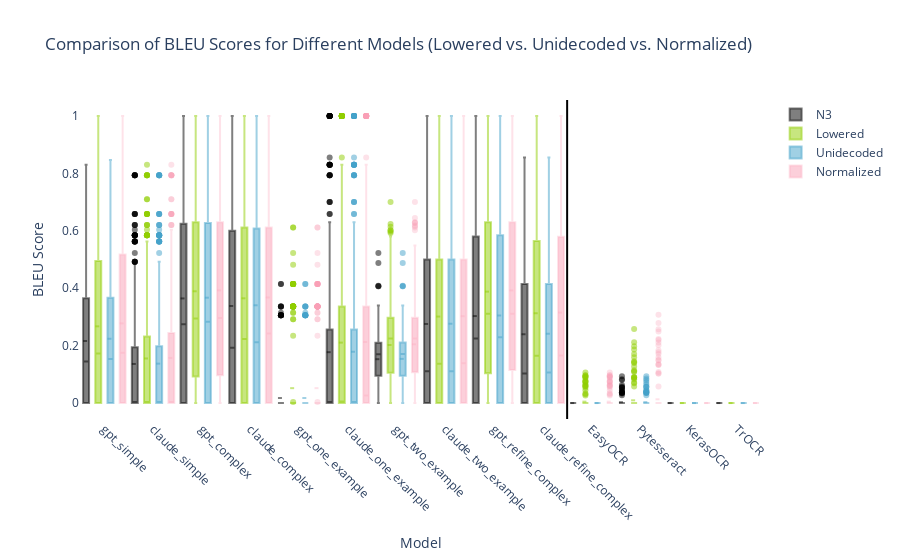

The code cell stored with this chart in its notebook:
### Code cell
import plotly.graph_objects as go
import pandas as pd

# Add 'source' column to differentiate datasets
bleu_n3['source'] = 'N3'
bleu_n3_lower['source'] = 'Lowered'
bleu_n3_unidecoded['source'] = 'Unidecoded'
bleu_n3_normalized['source'] = 'Normalized'

# Combine the datasets
combined_bleu = pd.concat([bleu_n3, bleu_n3_lower, bleu_n3_unidecoded, bleu_n3_normalized])

# Define orders for the models and OCR methods
llm_order = ['gpt_simple', 'claude_simple', 'gpt_complex', 'claude_complex',
             'gpt_one_example', 'claude_one_example', 'gpt_two_example', 'claude_two_example',
             'gpt_refine_complex', 'claude_refine_complex']
ocr_order = ['EasyOCR', 'Pytesseract', 'KerasOCR', 'TrOCR']
ocr_ft_order = ['TrOCR20', 'TrOCR50']
model_order = llm_order + ocr_order + ocr_ft_order

# Define colors for each source
n3_color = "rgba(0,0,0, 0.5)"  # Gray
lower_color = "rgba(143,206,0, 0.5)"  # Green
unide_color = "rgba(67, 162, 202, 0.5)"  # Blue
norm_color = "rgba(250, 159, 181, 0.3)"  # Pink

# Mapping for source colors
source_colors = {
    'N3': n3_color,
    'Lowered': lower_color,
    'Unidecoded': unide_color,
    'Normalized': norm_color
}

# Create the figure
fig = go.Figure()

# Track the x-axis positions
x_positions = []
tick_labels = []

# Loop through models and sources
x_index = 0
for model in model_order:
    for source in ['N3', 'Lowered', 'Unidecoded', 'Normalized']:
        color = source_colors[source]
        # Add box plot trace
        fig.add_trace(go.Box(
            x=[x_index] * len(combined_bleu[(combined_bleu['model'] == model) & (combined_bleu['source'] == source)]['bleu']),
            y=combined_bleu[(combined_bleu['model'] == model) & (combined_bleu['source'] == source)]['bleu'],
            name=f"{model} ({source})",
            boxmean=True,
            marker=dict(color=color),
            showlegend=False
        ))
        x_positions.append(x_index)
        x_index += 1
    
    # Add the model label at the middle of the group
    tick_labels.append(model)

# Add legend entries manually for the sources
for source, color in source_colors.items():
    fig.add_trace(go.Box(
        y=[None],  # No data
        name=source,
        marker=dict(color=color),
        showlegend=True
    ))

# Update layout
fig.update_layout(
    title='Comparison of BLEU Scores for Different Models (Lowered vs. Unidecoded vs. Normalized)',
    xaxis_title='Model',
    yaxis_title='BLEU Score',
    plot_bgcolor='rgba(0,0,0,0)',
    xaxis=dict(
        tickvals=[4 * i + 1.5 for i in range(len(model_order))],  # Center the label for each model
        ticktext=tick_labels,
        tickangle=45
    ),
    shapes=[
        dict(
            type="line",
            x0=len(llm_order) * 4 - 0.5,
            x1=len(llm_order) * 4 - 0.5,
            y0=0,
            y1=1,
            xref="x",
            yref="paper",
            line=dict(color="black", width=2)
        )
    ]
)

fig.show()

### Figure 1 — Plotly figure (JSON) as saved in the notebook; plotly's stock layout.template omitted (floating-point values rounded to 4 significant figures; data arrays with more than 128 entries replaced by an {"elided": "..."} marker saying what was removed)
{"data": [{"boxmean": true, "marker": {"color": "rgba(0,0,0, 0.5)"}, "name": "gpt_simple (N3)", "showlegend": false, "type": "box", "x": {"elided": "283 int values"}, "y": {"elided": "283 float values"}}, {"boxmean": true, "marker": {"color": "rgba(143,206,0, 0.5)"}, "name": "gpt_simple (Lowered)", "showlegend": false, "type": "box", "x": {"elided": "283 int values"}, "y": {"elided": "283 float values"}}, {"boxmean": true, "marker": {"color": "rgba(67, 162, 202, 0.5)"}, "name": "gpt_simple (Unidecoded)", "showlegend": false, "type": "box", "x": {"elided": "283 int values"}, "y": {"elided": "283 float values"}}, {"boxmean": true, "marker": {"color": "rgba(250, 159, 181, 0.3)"}, "name": "gpt_simple (Normalized)", "showlegend": false, "type": "box", "x": {"elided": "283 int values"}, "y": {"elided": "283 float values"}}, {"boxmean": true, "marker": {"color": "rgba(0,0,0, 0.5)"}, "name": "claude_simple (N3)", "showlegend": false, "type": "box", "x": {"elided": "283 int values"}, "y": {"elided": "283 float values"}}, {"boxmean": true, "marker": {"color": "rgba(143,206,0, 0.5)"}, "name": "claude_simple (Lowered)", "showlegend": false, "type": "box", "x": {"elided": "283 int values"}, "y": {"elided": "283 float values"}}, {"boxmean": true, "marker": {"color": "rgba(67, 162, 202, 0.5)"}, "name": "claude_simple (Unidecoded)", "showlegend": false, "type": "box", "x": {"elided": "283 int values"}, "y": {"elided": "283 float values"}}, {"boxmean": true, "marker": {"color": "rgba(250, 159, 181, 0.3)"}, "name": "claude_simple (Normalized)", "showlegend": false, "type": "box", "x": {"elided": "283 int values"}, "y": {"elided": "283 float values"}}, {"boxmean": true, "marker": {"color": "rgba(0,0,0, 0.5)"}, "name": "gpt_complex (N3)", "showlegend": false, "type": "box", "x": {"elided": "283 int values"}, "y": {"elided": "283 float values"}}, {"boxmean": true, "marker": {"color": "rgba(143,206,0, 0.5)"}, "name": "gpt_complex (Lowered)", "showlegend": false, "type": "box", "x": {"elided": "283 int values"}, "y": {"elided": "283 float values"}}, {"boxmean": true, "marker": {"color": "rgba(67, 162, 202, 0.5)"}, "name": "gpt_complex (Unidecoded)", "showlegend": false, "type": "box", "x": {"elided": "283 int values"}, "y": {"elided": "283 float values"}}, {"boxmean": true, "marker": {"color": "rgba(250, 159, 181, 0.3)"}, "name": "gpt_complex (Normalized)", "showlegend": false, "type": "box", "x": {"elided": "283 int values"}, "y": {"elided": "283 float values"}}, {"boxmean": true, "marker": {"color": "rgba(0,0,0, 0.5)"}, "name": "claude_complex (N3)", "showlegend": false, "type": "box", "x": {"elided": "283 int values"}, "y": {"elided": "283 float values"}}, {"boxmean": true, "marker": {"color": "rgba(143,206,0, 0.5)"}, "name": "claude_complex (Lowered)", "showlegend": false, "type": "box", "x": {"elided": "283 int values"}, "y": {"elided": "283 float values"}}, {"boxmean": true, "marker": {"color": "rgba(67, 162, 202, 0.5)"}, "name": "claude_complex (Unidecoded)", "showlegend": false, "type": "box", "x": {"elided": "283 int values"}, "y": {"elided": "283 float values"}}, {"boxmean": true, "marker": {"color": "rgba(250, 159, 181, 0.3)"}, "name": "claude_complex (Normalized)", "showlegend": false, "type": "box", "x": {"elided": "283 int values"}, "y": {"elided": "283 float values"}}, {"boxmean": true, "marker": {"color": "rgba(0,0,0, 0.5)"}, "name": "gpt_one_example (N3)", "showlegend": false, "type": "box", "x": {"elided": "282 int values"}, "y": {"elided": "282 float values"}}, {"boxmean": true, "marker": {"color": "rgba(143,206,0, 0.5)"}, "name": "gpt_one_example (Lowered)", "showlegend": false, "type": "box", "x": {"elided": "282 int values"}, "y": {"elided": "282 float values"}}, {"boxmean": true, "marker": {"color": "rgba(67, 162, 202, 0.5)"}, "name": "gpt_one_example (Unidecoded)", "showlegend": false, "type": "box", "x": {"elided": "282 int values"}, "y": {"elided": "282 float values"}}, {"boxmean": true, "marker": {"color": "rgba(250, 159, 181, 0.3)"}, "name": "gpt_one_example (Normalized)", "showlegend": false, "type": "box", "x": {"elided": "282 int values"}, "y": {"elided": "282 float values"}}, {"boxmean": true, "marker": {"color": "rgba(0,0,0, 0.5)"}, "name": "claude_one_example (N3)", "showlegend": false, "type": "box", "x": {"elided": "282 int values"}, "y": {"elided": "282 float values"}}, {"boxmean": true, "marker": {"color": "rgba(143,206,0, 0.5)"}, "name": "claude_one_example (Lowered)", "showlegend": false, "type": "box", "x": {"elided": "282 int values"}, "y": {"elided": "282 float values"}}, {"boxmean": true, "marker": {"color": "rgba(67, 162, 202, 0.5)"}, "name": "claude_one_example (Unidecoded)", "showlegend": false, "type": "box", "x": {"elided": "282 int values"}, "y": {"elided": "282 float values"}}, {"boxmean": true, "marker": {"color": "rgba(250, 159, 181, 0.3)"}, "name": "claude_one_example (Normalized)", "showlegend": false, "type": "box", "x": {"elided": "282 int values"}, "y": {"elided": "282 float values"}}, {"boxmean": true, "marker": {"color": "rgba(0,0,0, 0.5)"}, "name": "gpt_two_example (N3)", "showlegend": false, "type": "box", "x": {"elided": "281 int values"}, "y": {"elided": "281 float values"}}, {"boxmean": true, "marker": {"color": "rgba(143,206,0, 0.5)"}, "name": "gpt_two_example (Lowered)", "showlegend": false, "type": "box", "x": {"elided": "281 int values"}, "y": {"elided": "281 float values"}}, {"boxmean": true, "marker": {"color": "rgba(67, 162, 202, 0.5)"}, "name": "gpt_two_example (Unidecoded)", "showlegend": false, "type": "box", "x": {"elided": "281 int values"}, "y": {"elided": "281 float values"}}, {"boxmean": true, "marker": {"color": "rgba(250, 159, 181, 0.3)"}, "name": "gpt_two_example (Normalized)", "showlegend": false, "type": "box", "x": {"elided": "281 int values"}, "y": {"elided": "281 float values"}}, {"boxmean": true, "marker": {"color": "rgba(0,0,0, 0.5)"}, "name": "claude_two_example (N3)", "showlegend": false, "type": "box", "x": {"elided": "281 int values"}, "y": {"elided": "281 float values"}}, {"boxmean": true, "marker": {"color": "rgba(143,206,0, 0.5)"}, "name": "claude_two_example (Lowered)", "showlegend": false, "type": "box", "x": {"elided": "281 int values"}, "y": {"elided": "281 float values"}}, {"boxmean": true, "marker": {"color": "rgba(67, 162, 202, 0.5)"}, "name": "claude_two_example (Unidecoded)", "showlegend": false, "type": "box", "x": {"elided": "281 int values"}, "y": {"elided": "281 float values"}}, {"boxmean": true, "marker": {"color": "rgba(250, 159, 181, 0.3)"}, "name": "claude_two_example (Normalized)", "showlegend": false, "type": "box", "x": {"elided": "281 int values"}, "y": {"elided": "281 float values"}}, {"boxmean": true, "marker": {"color": "rgba(0,0,0, 0.5)"}, "name": "gpt_refine_complex (N3)", "showlegend": false, "type": "box", "x": {"elided": "283 int values"}, "y": {"elided": "283 float values"}}, {"boxmean": true, "marker": {"color": "rgba(143,206,0, 0.5)"}, "name": "gpt_refine_complex (Lowered)", "showlegend": false, "type": "box", "x": {"elided": "283 int values"}, "y": {"elided": "283 float values"}}, {"boxmean": true, "marker": {"color": "rgba(67, 162, 202, 0.5)"}, "name": "gpt_refine_complex (Unidecoded)", "showlegend": false, "type": "box", "x": {"elided": "283 int values"}, "y": {"elided": "283 float values"}}, {"boxmean": true, "marker": {"color": "rgba(250, 159, 181, 0.3)"}, "name": "gpt_refine_complex (Normalized)", "showlegend": false, "type": "box", "x": {"elided": "283 int values"}, "y": {"elided": "283 float values"}}, {"boxmean": true, "marker": {"color": "rgba(0,0,0, 0.5)"}, "name": "claude_refine_complex (N3)", "showlegend": false, "type": "box", "x": {"elided": "283 int values"}, "y": {"elided": "283 float values"}}, {"boxmean": true, "marker": {"color": "rgba(143,206,0, 0.5)"}, "name": "claude_refine_complex (Lowered)", "showlegend": false, "type": "box", "x": {"elided": "283 int values"}, "y": {"elided": "283 float values"}}, {"boxmean": true, "marker": {"color": "rgba(67, 162, 202, 0.5)"}, "name": "claude_refine_complex (Unidecoded)", "showlegend": false, "type": "box", "x": {"elided": "283 int values"}, "y": {"elided": "283 float values"}}, {"boxmean": true, "marker": {"color": "rgba(250, 159, 181, 0.3)"}, "name": "claude_refine_complex (Normalized)", "showlegend": false, "type": "box", "x": {"elided": "283 int values"}, "y": {"elided": "283 float values"}}, {"boxmean": true, "marker": {"color": "rgba(0,0,0, 0.5)"}, "name": "EasyOCR (N3)", "showlegend": false, "type": "box", "x": {"elided": "283 int values"}, "y": {"elided": "283 int values"}}, {"boxmean": true, "marker": {"color": "rgba(143,206,0, 0.5)"}, "name": "EasyOCR (Lowered)", "showlegend": false, "type": "box", "x": {"elided": "283 int values"}, "y": {"elided": "283 float values"}}, {"boxmean": true, "marker": {"color": "rgba(67, 162, 202, 0.5)"}, "name": "EasyOCR (Unidecoded)", "showlegend": false, "type": "box", "x": {"elided": "283 int values"}, "y": {"elided": "283 int values"}}, {"boxmean": true, "marker": {"color": "rgba(250, 159, 181, 0.3)"}, "name": "EasyOCR (Normalized)", "showlegend": false, "type": "box", "x": {"elided": "283 int values"}, "y": {"elided": "283 float values"}}, {"boxmean": true, "marker": {"color": "rgba(0,0,0, 0.5)"}, "name": "Pytesseract (N3)", "showlegend": false, "type": "box", "x": {"elided": "283 int values"}, "y": {"elided": "283 float values"}}, {"boxmean": true, "marker": {"color": "rgba(143,206,0, 0.5)"}, "name": "Pytesseract (Lowered)", "showlegend": false, "type": "box", "x": {"elided": "283 int values"}, "y": {"elided": "283 float values"}}, {"boxmean": true, "marker": {"color": "rgba(67, 162, 202, 0.5)"}, "name": "Pytesseract (Unidecoded)", "showlegend": false, "type": "box", "x": {"elided": "283 int values"}, "y": {"elided": "283 float values"}}, {"boxmean": true, "marker": {"color": "rgba(250, 159, 181, 0.3)"}, "name": "Pytesseract (Normalized)", "showlegend": false, "type": "box", "x": {"elided": "283 int values"}, "y": {"elided": "283 float values"}}, {"boxmean": true, "marker": {"color": "rgba(0,0,0, 0.5)"}, "name": "KerasOCR (N3)", "showlegend": false, "type": "box", "x": {"elided": "283 int values"}, "y": {"elided": "283 int values"}}, {"boxmean": true, "marker": {"color": "rgba(143,206,0, 0.5)"}, "name": "KerasOCR (Lowered)", "showlegend": false, "type": "box", "x": {"elided": "283 int values"}, "y": {"elided": "283 int values"}}, {"boxmean": true, "marker": {"color": "rgba(67, 162, 202, 0.5)"}, "name": "KerasOCR (Unidecoded)", "showlegend": false, "type": "box", "x": {"elided": "283 int values"}, "y": {"elided": "283 int values"}}, {"boxmean": true, "marker": {"color": "rgba(250, 159, 181, 0.3)"}, "name": "KerasOCR (Normalized)", "showlegend": false, "type": "box", "x": {"elided": "283 int values"}, "y": {"elided": "283 int values"}}, {"boxmean": true, "marker": {"color": "rgba(0,0,0, 0.5)"}, "name": "TrOCR (N3)", "showlegend": false, "type": "box", "x": {"elided": "283 int values"}, "y": {"elided": "283 int values"}}, {"boxmean": true, "marker": {"color": "rgba(143,206,0, 0.5)"}, "name": "TrOCR (Lowered)", "showlegend": false, "type": "box", "x": {"elided": "283 int values"}, "y": {"elided": "283 int values"}}, {"boxmean": true, "marker": {"color": "rgba(67, 162, 202, 0.5)"}, "name": "TrOCR (Unidecoded)", "showlegend": false, "type": "box", "x": {"elided": "283 int values"}, "y": {"elided": "283 int values"}}, {"boxmean": true, "marker": {"color": "rgba(250, 159, 181, 0.3)"}, "name": "TrOCR (Normalized)", "showlegend": false, "type": "box", "x": {"elided": "283 int values"}, "y": {"elided": "283 int values"}}, {"boxmean": true, "marker": {"color": "rgba(0,0,0, 0.5)"}, "name": "TrOCR20 (N3)", "showlegend": false, "type": "box", "x": [], "y": []}, {"boxmean": true, "marker": {"color": "rgba(143,206,0, 0.5)"}, "name": "TrOCR20 (Lowered)", "showlegend": false, "type": "box", "x": [], "y": []}, {"boxmean": true, "marker": {"color": "rgba(67, 162, 202, 0.5)"}, "name": "TrOCR20 (Unidecoded)", "showlegend": false, "type": "box", "x": [], "y": []}, {"boxmean": true, "marker": {"color": "rgba(250, 159, 181, 0.3)"}, "name": "TrOCR20 (Normalized)", "showlegend": false, "type": "box", "x": [], "y": []}, {"boxmean": true, "marker": {"color": "rgba(0,0,0, 0.5)"}, "name": "TrOCR50 (N3)", "showlegend": false, "type": "box", "x": [], "y": []}, {"boxmean": true, "marker": {"color": "rgba(143,206,0, 0.5)"}, "name": "TrOCR50 (Lowered)", "showlegend": false, "type": "box", "x": [], "y": []}, {"boxmean": true, "marker": {"color": "rgba(67, 162, 202, 0.5)"}, "name": "TrOCR50 (Unidecoded)", "showlegend": false, "type": "box", "x": [], "y": []}, {"boxmean": true, "marker": {"color": "rgba(250, 159, 181, 0.3)"}, "name": "TrOCR50 (Normalized)", "showlegend": false, "type": "box", "x": [], "y": []}, {"marker": {"color": "rgba(0,0,0, 0.5)"}, "name": "N3", "showlegend": true, "type": "box", "y": [null]}, {"marker": {"color": "rgba(143,206,0, 0.5)"}, "name": "Lowered", "showlegend": true, "type": "box", "y": [null]}, {"marker": {"color": "rgba(67, 162, 202, 0.5)"}, "name": "Unidecoded", "showlegend": true, "type": "box", "y": [null]}, {"marker": {"color": "rgba(250, 159, 181, 0.3)"}, "name": "Normalized", "showlegend": true, "type": "box", "y": [null]}], "layout": {"plot_bgcolor": "rgba(0,0,0,0)", "shapes": [{"line": {"color": "black", "width": 2}, "type": "line", "x0": 39.5, "x1": 39.5, "xref": "x", "y0": 0, "y1": 1, "yref": "paper"}], "title": {"text": "Comparison of BLEU Scores for Different Models (Lowered vs. Unidecoded vs. Normalized)"}, "xaxis": {"tickangle": 45, "ticktext": ["gpt_simple", "claude_simple", "gpt_complex", "claude_complex", "gpt_one_example", "claude_one_example", "gpt_two_example", "claude_two_example", "gpt_refine_complex", "claude_refine_complex", "EasyOCR", "Pytesseract", "KerasOCR", "TrOCR", "TrOCR20", "TrOCR50"], "tickvals": [1.5, 5.5, 9.5, 13.5, 17.5, 21.5, 25.5, 29.5, 33.5, 37.5, 41.5, 45.5, 49.5, 53.5, 57.5, 61.5], "title": {"text": "Model"}}, "yaxis": {"title": {"text": "BLEU Score"}}}}
